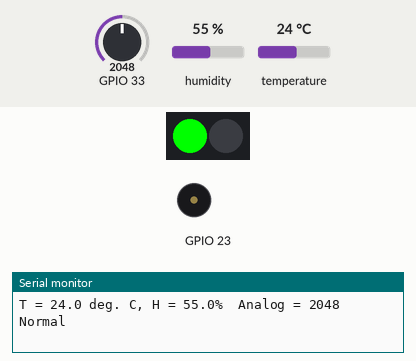
Simulated run of this sketch. Board: ESP32. Shown: 2 RGB LEDs in strip order, left to right, buzzer (waves = sounding), the last lines printed to the serial monitor. The inputs (shaded band) are chosen by the test bench; at power-on: humidity 55 %, GPIO 33 = 2048, temperature 24 °C.

Above: at 8.8 s.
8.9 s: humidity set to 79 %
At 12.4 s:
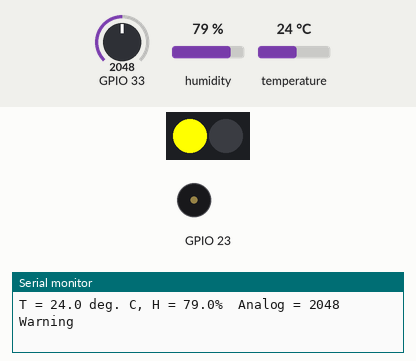
14.9 s: humidity set to 82 %
At 16.25 s:
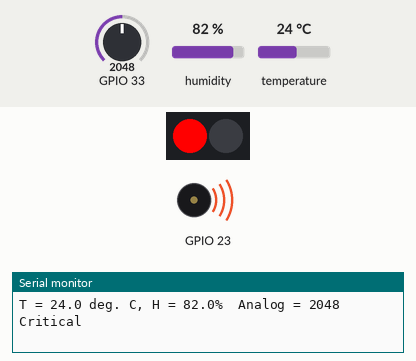
20.9 s: humidity set to 22 %
At 25.3 s:
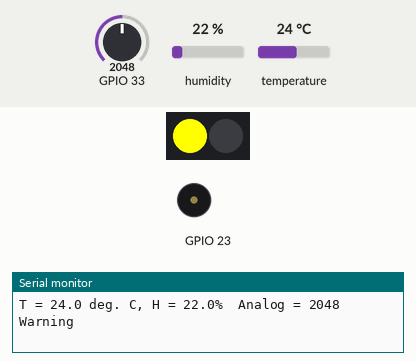
26.9 s: humidity set to 88 %
At 28.26 s:
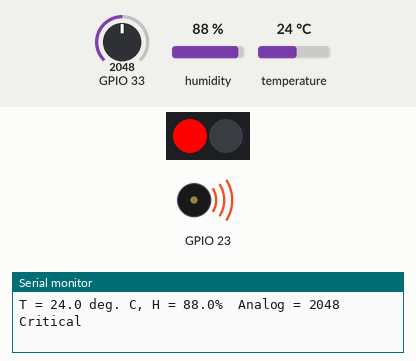
32.9 s: humidity set to 68 %
At 37.1 s:
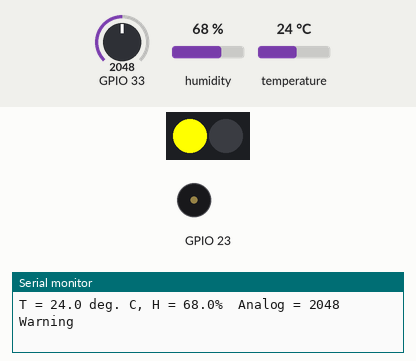
Timing chart, 0 to 38.6 s (numbered marks = the images above; inputs shaded):
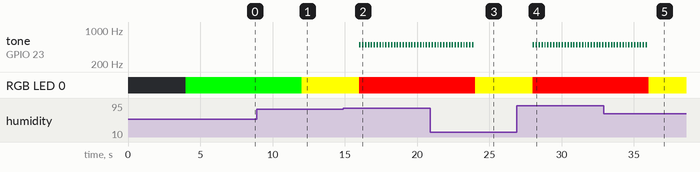

Measured:
- the behaviour switches between 80 and 81 % on humidity (found by bisection; images 1 and 2)
- after the input at 8.9 s, RGB LED 0: RGB(0, 255, 0) → RGB(255, 255, 0) after 3.1 s
- after the input at 14.9 s, tone on GPIO 23: alternates 500 Hz for 0.10 s and silent for 0.10 s, starting after 1.1 s; RGB LED 0: RGB(255, 255, 0) → RGB(255, 0, 0) after 1.1 s
- after the input at 20.9 s, tone on GPIO 23: goes on until 23.9 s, then stays silent; RGB LED 0: RGB(255, 0, 0) → RGB(255, 255, 0) after 3.1 s
- after the input at 26.9 s, tone on GPIO 23: alternates 500 Hz for 0.10 s and silent for 0.10 s, starting after 1.1 s; RGB LED 0: RGB(255, 255, 0) → RGB(255, 0, 0) after 1.1 s
- after the input at 32.9 s, tone on GPIO 23: goes on until 35.9 s, then stays silent; RGB LED 0: RGB(255, 0, 0) → RGB(255, 255, 0) after 3.1 s

The sketch:

Project_2_DHT11_Decision.ino
```cpp
#include <Arduino.h>
#include "DHT_Async.h"
#include <Adafruit_NeoPixel.h>

#define DHT_SENSOR_TYPE DHT_TYPE_11
static const int DHT_SENSOR_PIN = 25;
DHT_Async dht_sensor(DHT_SENSOR_PIN, DHT_SENSOR_TYPE);

const int RGBPin    = 15; // RGB pin for Robo ESP32
const int numPixels = 2;  // Number of onboard RGB pixels
Adafruit_NeoPixel pixels(numPixels, RGBPin, NEO_GRB + NEO_KHZ800);

void setup()
{ Serial.begin(9600);
  pixels.begin();  // Initialize NeoPixel library
  pixels.clear();  // Set all pixel colors to 'off'
  pixels.show();   // Send the updated pixel colors to the hardware.
  pinMode(23,OUTPUT);
}

static bool measure_environment(float *temperature, float *humidity)
{ static unsigned long measurement_timestamp = millis();

  /* Measure once every four seconds. */
  if (millis() - measurement_timestamp > 4000ul)
  { if (dht_sensor.measure(temperature, humidity))
    { measurement_timestamp = millis();
      return (true);
    }
  }
  return (false);
}

float temperature, humidity;
int statusCondition;
void loop()
{ if (measure_environment(&temperature, &humidity))
  { Serial.print("T = ");
    Serial.print(temperature, 1);
    Serial.print(" deg. C, H = ");
    Serial.print(humidity, 1);
    Serial.print("%  ");

    int an = analogRead(33);
    Serial.print("Analog = ");
    Serial.print(an);

    statusCondition = checkCondition();
  }

  if(statusCondition==2)
  { tone(23,500); delay(100);
    noTone(23);   delay(100);
  }
}
int checkCondition()
{ // ================= Decision Making =================
  // Critical Condition (highest priority)
  if ((temperature > 30) ||
      (humidity < 20) ||
      (humidity > 80))
  { pixels.setPixelColor(0, pixels.Color(255, 0, 0)); // Red
    pixels.show();
    Serial.println("  Critical");
    return 2;
  }

  // Normal Condition
  else if ((temperature >= 23 && temperature <= 26) &&
          (humidity >= 40 && humidity <= 60))
  { pixels.setPixelColor(0, pixels.Color(0, 255, 0)); // Green
    pixels.show();
    Serial.println("  Normal");
    return 0;
  }
  // Warning Condition
  else if ((temperature > 26 && temperature <= 30) ||
          (humidity >= 20 && humidity < 40) ||
          (humidity > 60 && humidity <= 80))
  { pixels.setPixelColor(0, pixels.Color(255, 255, 0)); // Yellow
    pixels.show();
    Serial.println("  Warning");
    return 1;
  }
  // Fallback (safe default)
  else
  { pixels.setPixelColor(0, pixels.Color(255, 255, 0)); // Yellow
    pixels.show();
    return 1;
  }
}
```
